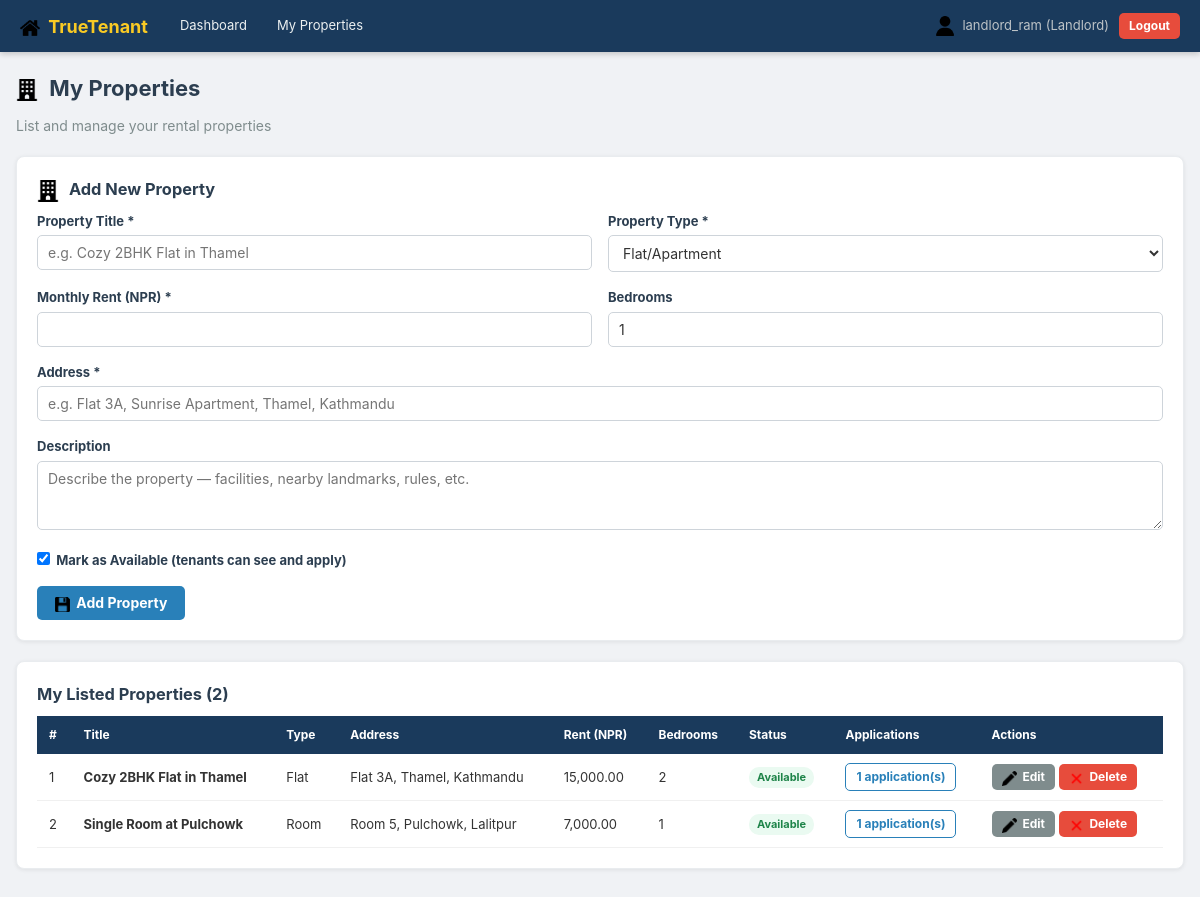
Screenshot of /pages/manage_properties.php (signed in) with the database file from the repository.
### tables this page shows
CREATE TABLE IF NOT EXISTS properties (
    id INT AUTO_INCREMENT PRIMARY KEY,
    landlord_id INT NOT NULL,
    title VARCHAR(255) NOT NULL,
    description TEXT,
    address TEXT NOT NULL,
    monthly_rent DECIMAL(12,2) NOT NULL,
    bedrooms INT DEFAULT 1,
    property_type ENUM('room','flat','house','office') NOT NULL DEFAULT 'flat',
    is_available TINYINT(1) NOT NULL DEFAULT 1,
    created_at DATETIME DEFAULT CURRENT_TIMESTAMP,
    FOREIGN KEY (landlord_id) REFERENCES users(id) ON DELETE CASCADE
);

### pages/manage_properties.php (the view, shortened to what this page needs)
<?php
$db = getDB();
$landlord_id = $_SESSION['user_id'];
$editing = null;
$sql = "SELECT p.*, COUNT(a.id) AS application_count
        FROM properties p
        LEFT JOIN applications a ON a.property_id = p.id
        WHERE p.landlord_id = ?
        GROUP BY p.id
        ORDER BY p.created_at DESC";
$stmt = $db->prepare($sql);
$stmt->bind_param("i", $landlord_id);
$stmt->execute();
$properties = $stmt->get_result()->fetch_all(MYSQLI_ASSOC);
?>
<!DOCTYPE html>
<html lang="en">
<head>
    <link rel="stylesheet" href="/rental_risk/css/styles.css?v=<?= filemtime(__DIR__ . '/../css/styles.css') ?>">
</head>
<body>
<?php include '../php/navbar.php'; ?>
<div class="container">
    <div class="dashboard-header">
        <h2><img src="/rental_risk/images/building.png" class="heading-icon"> My Properties</h2>
        <p>List and manage your rental properties</p>
    </div>
    <div class="card">
        <h3><?= $editing ? '<img src="/rental_risk/images/pencil.png" class="heading-icon"> Edit Property' : '<img src="/rental_risk/images/building.png" class="heading-icon"> Add New Property' ?></h3>
        <form method="POST" id="propertyForm">
            <div class="form-row">
                <div class="form-group">
                    <label>Property Title *</label>
                    <input type="text" name="title" placeholder="e.g. Cozy 2BHK Flat in Thamel"
                           value="<?= htmlspecialchars($editing['title'] ?? '') ?>" required>
                </div>
                <div class="form-group">
                    <label>Property Type *</label>
                    <select name="property_type" required>
                        <?php foreach(['room'=>'Room','flat'=>'Flat/Apartment','house'=>'Full House','office'=>'Office Space'] as $v=>$l): ?>
                            <option value="<?= $v ?>" <?= ($editing['property_type'] ?? 'flat') === $v ? 'selected':'' ?>><?= $l ?></option>
                        <?php endforeach; ?>
                    </select>
                </div>
            </div>
            <div class="form-row">
                <div class="form-group">
                    <label>Monthly Rent (NPR) *</label>
                    <input type="number" name="monthly_rent" min="1" step="0.01"
                           value="<?= $editing['monthly_rent'] ?? '' ?>" required>
                </div>
                <div class="form-group">
                    <label>Bedrooms</label>
                    <input type="number" name="bedrooms" min="1" max="20"
                           value="<?= $editing['bedrooms'] ?? 1 ?>">
                </div>
            </div>
            <div class="form-group">
                <label>Address *</label>
                <input type="text" name="address" placeholder="e.g. Flat 3A, Sunrise Apartment, Thamel, Kathmandu"
                       value="<?= htmlspecialchars($editing['address'] ?? '') ?>" required>
            </div>
            <div class="form-group">
                <label>Description</label>
                <textarea name="description" rows="3"
                    placeholder="Describe the property — facilities, nearby landmarks, rules, etc."><?= htmlspecialchars($editing['description'] ?? '') ?></textarea>
            </div>
            <div class="form-group">
                <label>
                    <input type="checkbox" name="is_available" value="1"
                           <?= ($editing['is_available'] ?? 1) ? 'checked' : '' ?>>
                    &nbsp;Mark as Available (tenants can see and apply)
                </label>
            </div>
            <div class="form-actions">
                <button type="submit" class="btn btn-primary">
                    <img src="/rental_risk/images/save.png" class="inline-icon">
                    <?= $editing ? 'Update Property' : 'Add Property' ?>
                </button>
            </div>
        </form>
    </div>
    <div class="card">
        <h3>My Listed Properties (<?= count($properties) ?>)</h3>
        <?php if (empty($properties)): ?>
            <p class="text-muted">You haven't listed any properties yet. Add one above.</p>
        <?php else: ?>
        <div class="table-scroll">
        <table class="data-table">
            <thead>
                <tr>
                    <th>#</th>
                    <th>Title</th>
                    <th>Type</th>
                    <th>Address</th>
                    <th>Rent (NPR)</th>
                    <th>Bedrooms</th>
                    <th>Status</th>
                    <th>Applications</th>
                    <th>Actions</th>
                </tr>
            </thead>
            <tbody>
            <?php foreach ($properties as $i => $p): ?>
                <tr>
                    <td><?= $i + 1 ?></td>
                    <td><strong><?= htmlspecialchars($p['title']) ?></strong></td>
                    <td><?= ucfirst($p['property_type']) ?></td>
                    <td><?= htmlspecialchars($p['address']) ?></td>
                    <td><?= number_format($p['monthly_rent'], 2) ?></td>
                    <td><?= $p['bedrooms'] ?></td>
                    <td>
                        <?php if ($p['is_available']): ?>
                            <span class="badge badge-success">Available</span>
                        <?php else: ?>
                            <span class="badge badge-danger">Not Available</span>
                        <?php endif; ?>
                    </td>
                    <td>
                        <a href="landlord_dashboard.php?property=<?= $p['id'] ?>" class="btn btn-sm btn-outline">
                            <?= $p['application_count'] ?> application(s)
                        </a>
                    </td>
                    <td>
                        <a href="manage_properties.php?edit=<?= $p['id'] ?>" class="btn btn-sm btn-secondary">
                            <img src="/rental_risk/images/pencil.png" class="inline-icon"> Edit
                        </a>
                        <a href="manage_properties.php?delete=<?= $p['id'] ?>"
                           class="btn btn-sm btn-danger"
                           onclick="return confirm('Delete this property? All its applications will also be removed.')">
                            <img src="/rental_risk/images/cross.png" class="inline-icon"> Delete
                        </a>
                    </td>
                </tr>
            <?php endforeach; ?>
            </tbody>
        </table>
        </div>
        <?php endif; ?>
    </div>
</div>
</body>
</html>

### css/styles.css (style rules this page uses)
*, *::before, *::after { box-sizing: border-box; margin: 0; padding: 0; }
body { font-family: -apple-system, BlinkMacSystemFont, "Segoe UI", Roboto, "Helvetica Neue", Arial, sans-serif; font-size: 14px; background: #f0f2f5; color: #333; line-height: 1.5; -webkit-font-smoothing: antialiased; }
a { color: #2980b9; text-decoration: none; }
h1, h2, h3 { color: #2c3e50; margin-bottom: 10px; }
.container { max-width: 1200px; margin: 0 auto; padding: 20px 16px 40px; }
.form-group { margin-bottom: 16px; }
.form-group label { display: block; font-weight: bold; margin-bottom: 4px; color: #2c3e50; font-size: 13px; }
input[type=text], input[type=email], input[type=password], input[type=number], input[type=file], select, textarea { width: 100%; padding: 8px 10px; border: 1px solid #ced4da; border-radius: 5px; font-size: 14px; font-family: inherit; color: #333; background: #fff; transition: border-color 0.2s, box-shadow 0.2s; }
.form-row { display: grid; grid-template-columns: 1fr 1fr; gap: 16px; }
.form-actions { display: flex; gap: 12px; margin-top: 8px; }
.btn { display: inline-block; padding: 8px 18px; border: none; border-radius: 5px; cursor: pointer; font-size: 14px; font-family: inherit; font-weight: bold; text-align: center; transition: opacity 0.2s, background 0.2s; text-decoration: none; }
.btn-primary { background: #2980b9; color: white; }
.btn-secondary { background: #7f8c8d; color: white; }
.btn-danger { background: #e74c3c; color: white; }
.btn-outline { background: white; color: #2980b9; border: 1px solid #2980b9; }
.btn-sm { padding: 4px 10px; font-size: 12px; }
.card { background: white; border-radius: 8px; padding: 20px; margin-bottom: 20px; box-shadow: 0 1px 4px rgba(0,0,0,0.08); border: 1px solid #e9ecef; }
.dashboard-header { margin-bottom: 20px; }
.dashboard-header h2 { font-size: 22px; }
.dashboard-header p { color: #7f8c8d; }
.table-scroll { overflow-x: auto; }
.data-table { width: 100%; border-collapse: collapse; font-size: 13px; }
.data-table th { background: #1a3a5c; color: white; padding: 10px 12px; text-align: left; font-size: 12px; white-space: nowrap; }
.data-table td { padding: 9px 12px; border-bottom: 1px solid #f0f0f0; vertical-align: middle; }
.badge { display: inline-block; padding: 2px 8px; border-radius: 10px; font-size: 11px; font-weight: bold; }
.badge-success { background: #eafaf1; color: #1e8449; }
.heading-icon { width: 22px; height: 22px; vertical-align: middle; margin-right: 6px; }
.inline-icon { width: 15px; height: 15px; vertical-align: middle; margin-right: 3px; }

### rows the page displays
properties: title "Cozy 2BHK Flat in Thamel", property_type "Flat", address "Flat 3A, Thamel, Kathmandu", monthly_rent "15,000.00", bedrooms "2", is_available "Available", application_count "1"
properties: title "Single Room at Pulchowk", property_type "Room", address "Room 5, Pulchowk, Lalitpur", monthly_rent "7,000.00", bedrooms "1", is_available "Available", application_count "1"

### other values shown
$username "landlord_ram"
$role "Landlord"
count($properties) "2"
form field property_type "Flat/Apartment"
